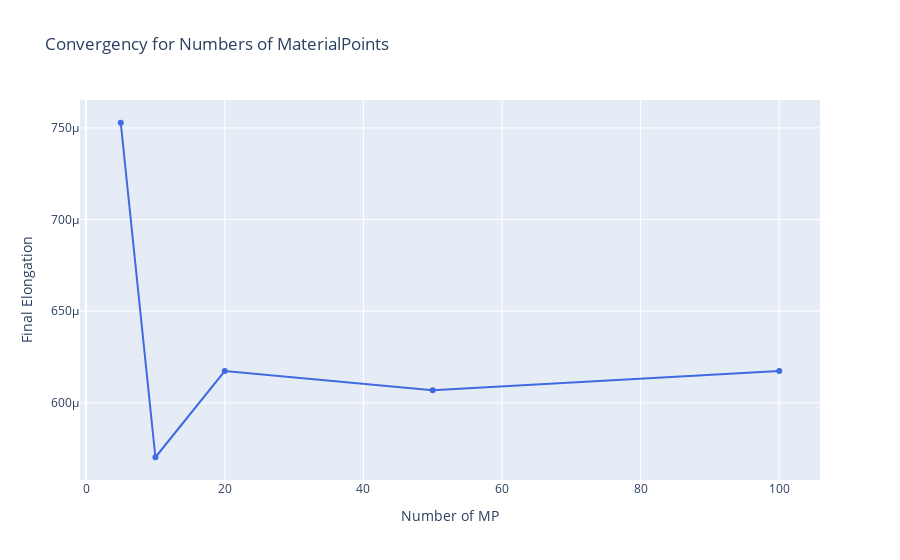

Notebook source saved alongside this figure:
### Code cell
# NoMP, NoCells, u
data = np.array([
    [5, 11, 0.0007528157123913581],
    [10, 11, 0.0005703161898724107],
    [20, 11, 0.0006173523716542229],
    [50, 11, 0.0006068314007743048],
    [100, 11, 0.0006173464774665571]
    ])
fig = go.Figure()
fig.add_trace(go.Scatter(
    x=data[:,0], y=data[:,2],
    line=dict(color='royalblue', width=2))
    )
fig.update_layout(
    title='Convergency for Numbers of MaterialPoints',
    xaxis_title='Number of MP',
    yaxis_title='Final Elongation'
    )
fig.show()

### Figure 1 — Plotly figure (JSON) as saved in the notebook; plotly's stock layout.template omitted (floating-point values rounded to 4 significant figures)
{"data": [{"line": {"color": "royalblue", "width": 2}, "type": "scatter", "x": [5, 10, 20, 50, 100], "y": [0.0007528, 0.0005703, 0.0006174, 0.0006068, 0.0006173]}], "layout": {"title": {"text": "Convergency for Numbers of MaterialPoints"}, "xaxis": {"title": {"text": "Number of MP"}}, "yaxis": {"title": {"text": "Final Elongation"}}}}
